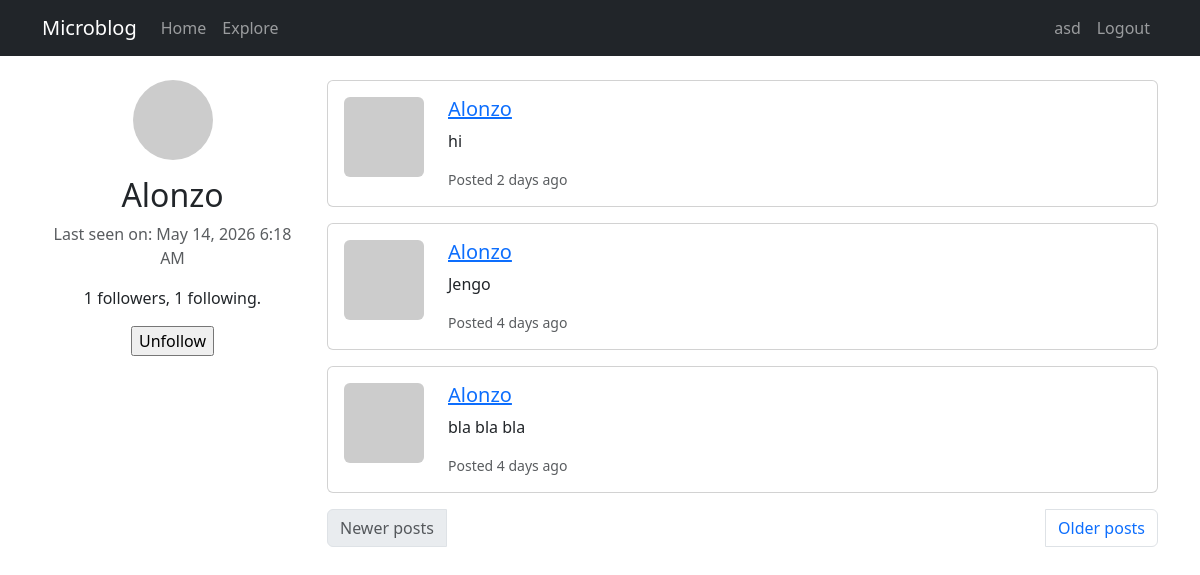
The page /user/Alonzo (signed in) on the database its author committed.
### app/models.py (models this page shows, shortened)
class User(UserMixin, db.Model):
    id: so.Mapped[int] = so.mapped_column(primary_key=True)
    username: so.Mapped[str] = so.mapped_column(sa.String(64), index=True, unique=True)
    email: so.Mapped[str] = so.mapped_column(sa.String(120), index=True, unique=True)
    password_hash: so.Mapped[Optional[str]] = so.mapped_column(sa.String(256))
    about_me: so.Mapped[Optional[str]] = so.mapped_column(sa.String(140))
    last_seen: so.Mapped[Optional[datetime]] = so.mapped_column(
        default=lambda: datetime.now(timezone.utc))
    posts: so.WriteOnlyMapped['Post'] = so.relationship(back_populates='author')
    following: so.WriteOnlyMapped['User'] = so.relationship(
        secondary=followers,
        primaryjoin=(id == followers.c.follower_id),
        secondaryjoin=(id == followers.c.followed_id),
        back_populates='followers')
    followers: so.WriteOnlyMapped['User'] = so.relationship(
        secondary=followers,
        primaryjoin=(id == followers.c.followed_id),
        secondaryjoin=(id == followers.c.follower_id),
        back_populates='following')
    def avatar(self, size):
        digest = md5(self.email.lower().encode('utf-8')).hexdigest()
        return f'https://www.gravatar.com/avatar/{digest}?d=identicon&s={size}'
    def is_following(self, user):
        query = sa.select(followers).where(
            followers.c.follower_id == self.id,
            followers.c.followed_id == user.id)
        return db.session.scalar(query) is not None
    def followers_count(self):
        query = sa.select(sa.func.count()).select_from(followers).where(
            followers.c.followed_id == self.id)
        return db.session.scalar(query)
    def following_count(self):
        query = sa.select(sa.func.count()).select_from(followers).where(
            followers.c.follower_id == self.id)
        return db.session.scalar(query)

class Post(db.Model):
    id: so.Mapped[int] = so.mapped_column(primary_key=True)
    body: so.Mapped[str] = so.mapped_column(sa.String(140))
    timestamp: so.Mapped[datetime] = so.mapped_column(
        index=True, default=lambda: datetime.now(timezone.utc))
    user_id: so.Mapped[int] = so.mapped_column(sa.ForeignKey(User.id), index=True)
    author: so.Mapped[User] = so.relationship(back_populates='posts')

### app/routes.py (the view)
@app.route('/user/<username>')
@login_required
def user(username):
    form = EmptyForm()
    user = db.session.scalar(
        sa.select(User).where(User.username == username))
    if user is None:
        flash(f'User {username} not found.')
        return redirect(url_for('index'))
    page = request.args.get('page', 1, type=int)
    query = user.posts.select().order_by(Post.timestamp.desc())
    posts = db.paginate(query, page=page,
                        per_page=app.config['POSTS_PER_PAGE'], error_out=False)
    next_url = url_for('user', username=user.username, page=posts.next_num) \
        if posts.has_next else None
    prev_url = url_for('user', username=user.username, page=posts.prev_num) \
        if posts.has_prev else None
    return render_template('user.html', user=user, form=form, posts=posts.items,
                           next_url=next_url, prev_url=prev_url)

### app/forms.py
class EmptyForm(FlaskForm):
    submit = SubmitField('Submit')

### app/__init__.py (called while the page is built)
def get_locale():
    return request.accept_languages.best_match(app.config['LANGUAGES'])

### app/models.py (called while the page is built)
@login.user_loader
def load_user(id):
    return db.session.get(User, int(id))

### app/routes.py (called while the page is built)
@app.before_request
def before_request():
    if current_user.is_authenticated:
        current_user.last_seen = datetime.now(timezone.utc)
        db.session.commit()

### app/templates/user.html (shortened to what this page needs)
{% extends "base.html" %}
{% block content %}
<div class="row">
    <div class="col-md-3 text-center">
        <img src="{{ user.avatar(128) }}"
             class="img-fluid rounded-circle mb-3">
        <h2>{{ user.username }}</h2>
        {% if user.last_seen %}
            <p class="text-muted">
                {{ _('Last seen on') }}:
                {{ moment(user.last_seen).format('LLL') }}
            </p>
        {% endif %}
        <p>
            {{ user.followers_count() }} followers,
            {{ user.following_count() }} following.
        </p>
        {% if user == current_user %}
        <p><a href="{{ url_for('edit_profile') }}">Edit your profile</a></p>
        {% else %}
        <p>
            <form action="{{ url_for('unfollow', username=user.username) }}" method="post">
                {{ form.submit(value='Unfollow') }}
            </form>
        </p>
        {% endif %}
    </div>
    <div class="col-md-9">
        {% for post in posts %}
            {% include '_post.html' %}
        {% endfor %}
        <nav>
            <ul class="pagination justify-content-between">
                <li class="page-item {% if not prev_url %}disabled{% endif %}">
                    <a class="page-link"
                       href="{{ prev_url or '#' }}">
                        {{ _('Newer posts') }}
                    </a>
                </li>
                <li class="page-item {% if not next_url %}disabled{% endif %}">
                    <a class="page-link"
                       href="{{ next_url or '#' }}">
                        {{ _('Older posts') }}
                    </a>
                </li>
            </ul>
        </nav>
    </div>
</div>
{% endblock %}

### app/templates/base.html (shortened to what this page needs)
<html>
<head>
    <link href="https://cdn.jsdelivr.net/npm/bootstrap@5.3.2/dist/css/bootstrap.min.css"
          rel="stylesheet">
</head>
<body>
<nav class="navbar navbar-expand-lg navbar-dark bg-dark mb-4">
    <div class="container">
        <a class="navbar-brand"
           href="{{ url_for('index') }}">
            Microblog
        </a>
        <div class="collapse navbar-collapse"
             id="navbarNav">
            <ul class="navbar-nav me-auto">
                <li class="nav-item">
                    <a class="nav-link"
                       href="{{ url_for('index') }}">
                        {{ _('Home') }}
                    </a>
                </li>
                {% if not current_user.is_anonymous %}
                    <li class="nav-item">
                        <a class="nav-link"
                           href="{{ url_for('explore') }}">
                            {{ _('Explore') }}
                        </a>
                    </li>
                {% endif %}
            </ul>
            <ul class="navbar-nav ms-auto">
                {% if current_user.is_anonymous %}
                    <li class="nav-item">
                        <a class="nav-link"
                           href="{{ url_for('login') }}">
                            {{ _('Login') }}
                        </a>
                    </li>
                {% else %}
                    <li class="nav-item">
                        <a class="nav-link"
                           href="{{ url_for('user',
                           username=current_user.username) }}">
                            {{ current_user.username }}
                        </a>
                    </li>
                    <li class="nav-item">
                        <a class="nav-link"
                           href="{{ url_for('logout') }}">
                            {{ _('Logout') }}
                        </a>
                    </li>
                {% endif %}
            </ul>
        </div>
    </div>
</nav>
<div class="container">
    {% block content %}{% endblock %}
</div>
</body>
</html>

### app/templates/_post.html
<div class="card mb-3">
    <div class="card-body">
        <div class="row">
            <div class="col-auto">
                <img src="{{ post.author.avatar(70) }}"
                     class="rounded">
            </div>
            <div class="col">
                <h5 class="card-title">
                    <a href="{{ url_for('user',
                    username=post.author.username) }}">
                        {{ post.author.username }}
                    </a>
                </h5>
                <p class="card-text">
                    {{ post.body }}
                </p>
                <small class="text-muted">
                    {{ _('Posted') }}
                    {{ moment(post.timestamp).fromNow() }}
                </small>
            </div>
        </div>
    </div>
</div>

### rows shown on the page
User: username "asd"
User: username "Alonzo", last_seen "May 14, 2026 6:18 AM"
Post: author.username "Alonzo", body "hi", timestamp "2 days ago"
Post: author.username "Alonzo", body "Jengo", timestamp "4 days ago"
Post: author.username "Alonzo", body "bla bla bla", timestamp "4 days ago"

### other values the page prints
{{ user.followers_count() }} "1"
{{ user.following_count() }} "1"
